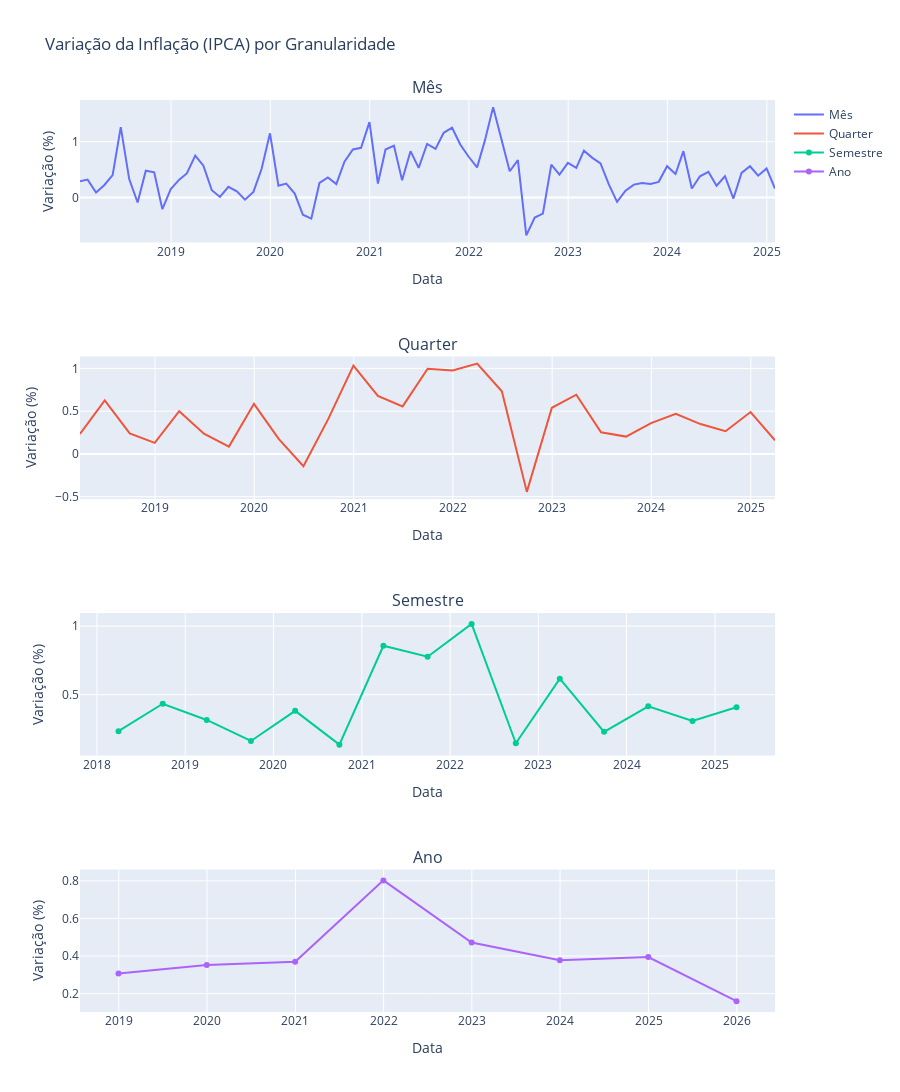

Here is the notebook cell this chart was saved with:
### Markdown cell above
#### 2.3.1 IPCA

### Code cell
# Criação dos subplots
fig = make_subplots(rows=len(granularidades), cols=1, subplot_titles=list(granularidades.keys()))

# Loop para plotar os gráficos
for count, (nome, freq) in enumerate(granularidades.items(), start=1):
    tempo = df['No mês'].resample(freq).mean()

    fig.add_trace(
        go.Scatter(x=tempo.index, y=tempo.values, name=nome),
        row=count, col=1
    )
    fig.update_xaxes(title_text='Data', row=count, col=1)
    fig.update_yaxes(title_text='Variação (%)', row=count, col=1)

# Plot dos gráficos
fig.update_layout(height=1100, width=900, title_text='Variação da Inflação (IPCA) por Granularidade')
fig.show()
